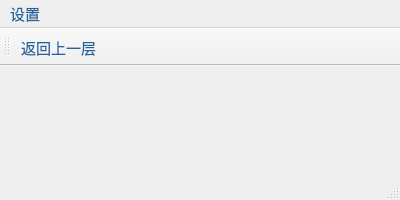
<?xml version="1.0" encoding="UTF-8"?>
<ui version="4.0">
 <class>MainWindow</class>
 <widget class="QMainWindow" name="MainWindow">
  <property name="geometry">
   <rect>
    <x>0</x>
    <y>0</y>
    <width>400</width>
    <height>200</height>
   </rect>
  </property>
  <property name="minimumSize">
   <size>
    <width>400</width>
    <height>200</height>
   </size>
  </property>
  <property name="maximumSize">
   <size>
    <width>400</width>
    <height>200</height>
   </size>
  </property>
  <property name="windowTitle">
   <string>生产密码设置</string>
  </property>
  <property name="windowIcon">
   <iconset>
    <normaloff>resources/ico/new_logo.ico</normaloff>resources/ico/new_logo.ico</iconset>
  </property>
  <property name="styleSheet">
   <string notr="true">*{	
	font-family:微软雅黑;
	font-size:15px;
	color: #1d649c;
}</string>
  </property>
  <widget class="QWidget" name="centralwidget"/>
  <widget class="QMenuBar" name="menubar">
   <property name="geometry">
    <rect>
     <x>0</x>
     <y>0</y>
     <width>400</width>
     <height>26</height>
    </rect>
   </property>
   <widget class="QMenu" name="menu">
    <property name="title">
     <string>设置</string>
    </property>
    <addaction name="action_1"/>
   </widget>
   <addaction name="menu"/>
  </widget>
  <widget class="QStatusBar" name="statusbar"/>
  <widget class="QToolBar" name="toolBar">
   <property name="windowTitle">
    <string>toolBar</string>
   </property>
   <attribute name="toolBarArea">
    <enum>TopToolBarArea</enum>
   </attribute>
   <attribute name="toolBarBreak">
    <bool>false</bool>
   </attribute>
   <addaction name="action_1"/>
  </widget>
  <action name="action_1">
   <property name="icon">
    <iconset>
     <normaloff>resources/jpeg/sign_out.jpeg</normaloff>resources/jpeg/sign_out.jpeg</iconset>
   </property>
   <property name="text">
    <string>返回上一层</string>
   </property>
   <property name="toolTip">
    <string>返回上一层</string>
   </property>
  </action>
 </widget>
 <resources/>
 <connections/>
</ui>
